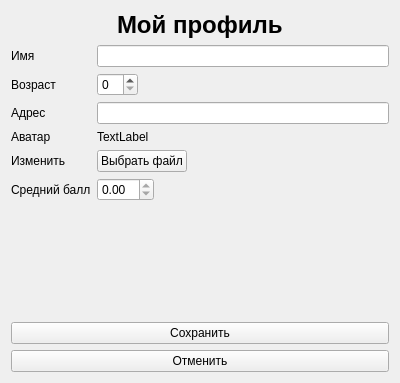
<?xml version="1.0" encoding="UTF-8"?>
<ui version="4.0">
 <class>EditStudent</class>
 <widget class="QWidget" name="EditStudent">
  <property name="geometry">
   <rect>
    <x>0</x>
    <y>0</y>
    <width>400</width>
    <height>383</height>
   </rect>
  </property>
  <property name="windowTitle">
   <string>Мой профиль</string>
  </property>
  <layout class="QGridLayout" name="gridLayout">
   <item row="1" column="0">
    <layout class="QFormLayout" name="formLayout">
     <property name="sizeConstraint">
      <enum>QLayout::SizeConstraint::SetDefaultConstraint</enum>
     </property>
     <property name="fieldGrowthPolicy">
      <enum>QFormLayout::FieldGrowthPolicy::ExpandingFieldsGrow</enum>
     </property>
     <item row="0" column="0">
      <widget class="QLabel" name="label_2">
       <property name="text">
        <string>Имя</string>
       </property>
      </widget>
     </item>
     <item row="0" column="1">
      <widget class="QLineEdit" name="name_input"/>
     </item>
     <item row="1" column="0">
      <widget class="QLabel" name="label_3">
       <property name="text">
        <string>Возраст</string>
       </property>
      </widget>
     </item>
     <item row="1" column="1">
      <widget class="QSpinBox" name="age_input"/>
     </item>
     <item row="2" column="0">
      <widget class="QLabel" name="label_4">
       <property name="text">
        <string>Адрес</string>
       </property>
      </widget>
     </item>
     <item row="2" column="1">
      <widget class="QLineEdit" name="address_input"/>
     </item>
     <item row="3" column="0">
      <widget class="QLabel" name="label_6">
       <property name="text">
        <string>Аватар</string>
       </property>
      </widget>
     </item>
     <item row="3" column="1">
      <widget class="QLabel" name="avatar_preview">
       <property name="text">
        <string>TextLabel</string>
       </property>
      </widget>
     </item>
     <item row="4" column="0">
      <widget class="QLabel" name="label_8">
       <property name="text">
        <string>Изменить</string>
       </property>
      </widget>
     </item>
     <item row="4" column="1">
      <widget class="QPushButton" name="avatar_upload_btn">
       <property name="text">
        <string>Выбрать файл</string>
       </property>
      </widget>
     </item>
     <item row="5" column="0">
      <widget class="QLabel" name="label_7">
       <property name="text">
        <string>Средний балл</string>
       </property>
      </widget>
     </item>
     <item row="5" column="1">
      <widget class="QDoubleSpinBox" name="avg_mark">
       <property name="enabled">
        <bool>true</bool>
       </property>
       <property name="readOnly">
        <bool>true</bool>
       </property>
      </widget>
     </item>
    </layout>
   </item>
   <item row="0" column="0">
    <layout class="QHBoxLayout" name="horizontalLayout">
     <item>
      <spacer name="horizontalSpacer_2">
       <property name="orientation">
        <enum>Qt::Orientation::Horizontal</enum>
       </property>
       <property name="sizeHint" stdset="0">
        <size>
         <width>40</width>
         <height>20</height>
        </size>
       </property>
      </spacer>
     </item>
     <item>
      <widget class="QLabel" name="label">
       <property name="sizePolicy">
        <sizepolicy hsizetype="Preferred" vsizetype="Fixed">
         <horstretch>0</horstretch>
         <verstretch>0</verstretch>
        </sizepolicy>
       </property>
       <property name="font">
        <font>
         <pointsize>18</pointsize>
         <italic>false</italic>
         <bold>true</bold>
        </font>
       </property>
       <property name="text">
        <string>Мой профиль</string>
       </property>
      </widget>
     </item>
     <item>
      <spacer name="horizontalSpacer">
       <property name="orientation">
        <enum>Qt::Orientation::Horizontal</enum>
       </property>
       <property name="sizeHint" stdset="0">
        <size>
         <width>40</width>
         <height>20</height>
        </size>
       </property>
      </spacer>
     </item>
    </layout>
   </item>
   <item row="2" column="0">
    <widget class="QPushButton" name="submit_btn">
     <property name="text">
      <string>Сохранить</string>
     </property>
    </widget>
   </item>
   <item row="3" column="0">
    <widget class="QPushButton" name="cancel_btn">
     <property name="text">
      <string>Отменить</string>
     </property>
    </widget>
   </item>
  </layout>
 </widget>
 <resources/>
 <connections/>
</ui>
